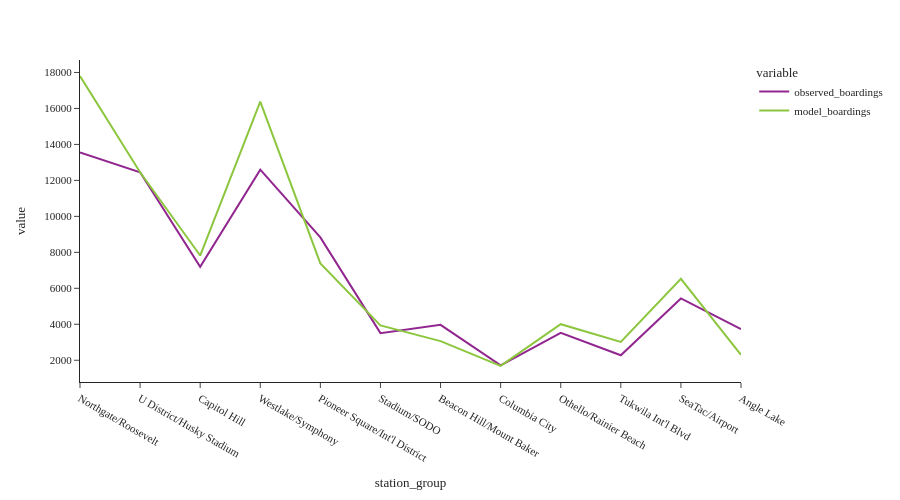

Notebook cell for this chart:
### Code cell
fig = px.line(df_combined[['observed_boardings','model_boardings']])
fig.update_layout(height=500, width=900, font=dict(size=11),
                  yaxis_tickformat = '.00f')
fig.show()

### Figure 1 — Plotly figure (JSON) as saved in the notebook; plotly's stock layout.template omitted (floating-point values rounded to 4 significant figures)
{"data": [{"hovertemplate": "variable=observed_boardings<br>station_group=%{x}<br>value=%{y}<extra></extra>", "legendgroup": "observed_boardings", "line": {"color": "#91268F", "dash": "solid"}, "marker": {"symbol": "circle"}, "mode": "lines", "name": "observed_boardings", "orientation": "v", "showlegend": true, "type": "scatter", "x": ["Northgate/Roosevelt", "U District/Husky Stadium", "Capitol Hill", "Westlake/Symphony", "Pioneer Square/Int'l District", "Stadium/SODO", "Beacon Hill/Mount Baker", "Columbia City", "Othello/Rainier Beach", "Tukwila Int'l Blvd", "SeaTac/Airport", "Angle Lake"], "xaxis": "x", "y": [13550.0, 12450.0, 7196.0, 12590.0, 8830.0, 3507.0, 3968.0, 1713.0, 3524.0, 2278.0, 5435.0, 3725.0], "yaxis": "y"}, {"hovertemplate": "variable=model_boardings<br>station_group=%{x}<br>value=%{y}<extra></extra>", "legendgroup": "model_boardings", "line": {"color": "#8CC63E", "dash": "solid"}, "marker": {"symbol": "circle"}, "mode": "lines", "name": "model_boardings", "orientation": "v", "showlegend": true, "type": "scatter", "x": ["Northgate/Roosevelt", "U District/Husky Stadium", "Capitol Hill", "Westlake/Symphony", "Pioneer Square/Int'l District", "Stadium/SODO", "Beacon Hill/Mount Baker", "Columbia City", "Othello/Rainier Beach", "Tukwila Int'l Blvd", "SeaTac/Airport", "Angle Lake"], "xaxis": "x", "y": [17800.0, 12450.0, 7823.0, 16370.0, 7385.0, 3934.0, 3065.0, 1686.0, 4005.0, 3020.0, 6525.0, 2299.0], "yaxis": "y"}], "layout": {"font": {"size": 11}, "height": 500, "legend": {"title": {"text": "variable"}, "tracegroupgap": 0}, "margin": {"t": 60}, "width": 900, "xaxis": {"anchor": "y", "domain": [0.0, 1.0], "title": {"text": "station_group"}}, "yaxis": {"anchor": "x", "domain": [0.0, 1.0], "tickformat": ".00f", "title": {"text": "value"}}}}
